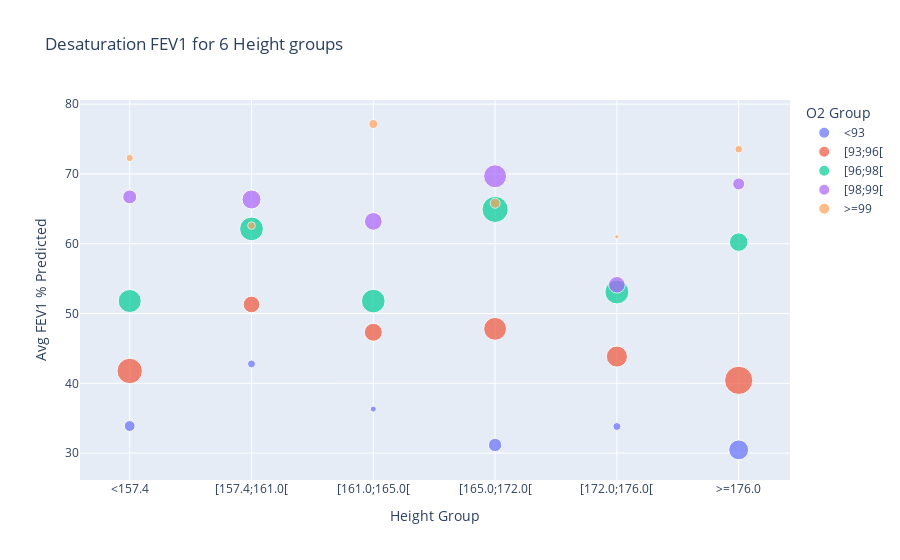
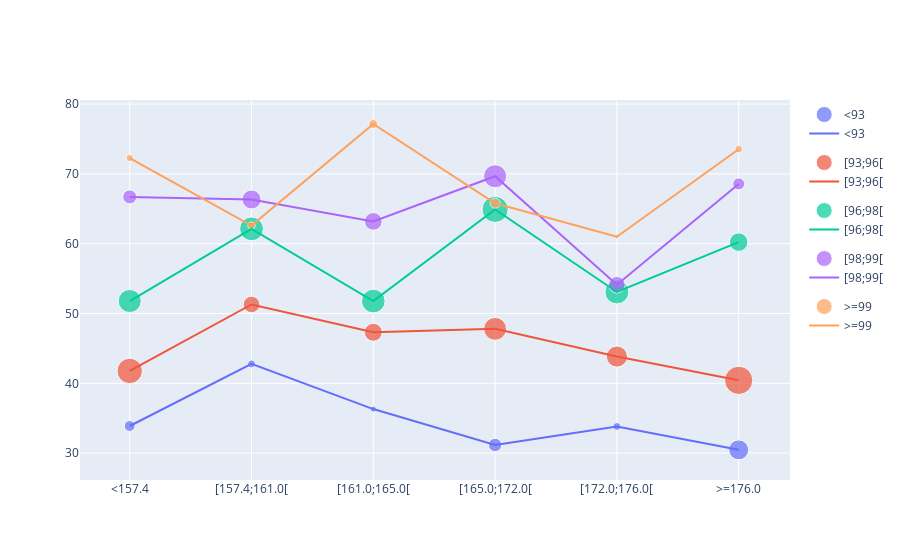

The cell these charts' notebook holds for them, in order:
### Code cell
predicted = True
x_var = "Height"
lung_function_var = "FEV1 % Predicted" if predicted else "FEV1"

fig1, fig2, _ = desaturation_FEV1_for_variable(
    O2_FEV1, x_var, n_var_groups=6, predicted=predicted
)
fig1.show()
fig1.write_image(
    plotsdir + "Desaturation {} for {} main plot.pdf".format(lung_function_var, x_var)
)

fig2.show()

fig2.write_image(
    plotsdir + "Desaturation {} for {} with lines.pdf".format(lung_function_var, x_var)
)

# Observations
# o2 10, var 15 contains a lot of noise and groups have very low number of datapoints. It gets too patient specific

### Figure 1 — Plotly figure (JSON) as saved in the notebook; plotly's stock layout.template omitted (floating-point values rounded to 4 significant figures)
{"data": [{"hovertemplate": "O2 Group=<93<br>Height Group=%{x}<br>Avg FEV1 % Predicted=%{y}<br>Datapoints=%{marker.size}<extra></extra>", "legendgroup": "<93", "marker": {"color": "#636efa", "size": [121, 65, 38, 181, 65, 406], "sizemode": "area", "sizeref": 2.042, "symbol": "circle"}, "mode": "markers", "name": "<93", "orientation": "v", "showlegend": true, "type": "scatter", "x": ["<157.4", "[157.4;161.0[", "[161.0;165.0[", "[165.0;172.0[", "[172.0;176.0[", ">=176.0"], "xaxis": "x", "y": [33.88, 42.78, 36.31, 31.16, 33.81, 30.46], "yaxis": "y"}, {"hovertemplate": "O2 Group=[93;96[<br>Height Group=%{x}<br>Avg FEV1 % Predicted=%{y}<br>Datapoints=%{marker.size}<extra></extra>", "legendgroup": "[93;96[", "marker": {"color": "#EF553B", "size": [660, 282, 331, 534, 456, 817], "sizemode": "area", "sizeref": 2.042, "symbol": "circle"}, "mode": "markers", "name": "[93;96[", "orientation": "v", "showlegend": true, "type": "scatter", "x": ["<157.4", "[157.4;161.0[", "[161.0;165.0[", "[165.0;172.0[", "[172.0;176.0[", ">=176.0"], "xaxis": "x", "y": [41.77, 51.3, 47.31, 47.8, 43.83, 40.42], "yaxis": "y"}, {"hovertemplate": "O2 Group=[96;98[<br>Height Group=%{x}<br>Avg FEV1 % Predicted=%{y}<br>Datapoints=%{marker.size}<extra></extra>", "legendgroup": "[96;98[", "marker": {"color": "#00cc96", "size": [546, 579, 573, 699, 587, 350], "sizemode": "area", "sizeref": 2.042, "symbol": "circle"}, "mode": "markers", "name": "[96;98[", "orientation": "v", "showlegend": true, "type": "scatter", "x": ["<157.4", "[157.4;161.0[", "[161.0;165.0[", "[165.0;172.0[", "[172.0;176.0[", ">=176.0"], "xaxis": "x", "y": [51.79, 62.13, 51.78, 64.92, 53.09, 60.23], "yaxis": "y"}, {"hovertemplate": "O2 Group=[98;99[<br>Height Group=%{x}<br>Avg FEV1 % Predicted=%{y}<br>Datapoints=%{marker.size}<extra></extra>", "legendgroup": "[98;99[", "marker": {"color": "#ab63fa", "size": [199, 370, 321, 540, 283, 147], "sizemode": "area", "sizeref": 2.042, "symbol": "circle"}, "mode": "markers", "name": "[98;99[", "orientation": "v", "showlegend": true, "type": "scatter", "x": ["<157.4", "[157.4;161.0[", "[161.0;165.0[", "[165.0;172.0[", "[172.0;176.0[", ">=176.0"], "xaxis": "x", "y": [66.71, 66.34, 63.2, 69.67, 54.12, 68.57], "yaxis": "y"}, {"hovertemplate": "O2 Group=>=99<br>Height Group=%{x}<br>Avg FEV1 % Predicted=%{y}<br>Datapoints=%{marker.size}<extra></extra>", "legendgroup": ">=99", "marker": {"color": "#FFA15A", "size": [54, 59, 82, 102, 19, 61], "sizemode": "area", "sizeref": 2.042, "symbol": "circle"}, "mode": "markers", "name": ">=99", "orientation": "v", "showlegend": true, "type": "scatter", "x": ["<157.4", "[157.4;161.0[", "[161.0;165.0[", "[165.0;172.0[", "[172.0;176.0[", ">=176.0"], "xaxis": "x", "y": [72.28, 62.59, 77.15, 65.8, 61.0, 73.55], "yaxis": "y"}], "layout": {"legend": {"itemsizing": "constant", "title": {"text": "O2 Group"}, "tracegroupgap": 0}, "title": {"text": "Desaturation FEV1 for 6 Height groups"}, "xaxis": {"anchor": "y", "categoryarray": ["<157.4", "[157.4;161.0[", "[161.0;165.0[", "[165.0;172.0[", "[172.0;176.0[", ">=176.0"], "categoryorder": "array", "domain": [0, 1], "title": {"text": "Height Group"}}, "yaxis": {"anchor": "x", "domain": [0, 1], "title": {"text": "Avg FEV1 % Predicted"}}}}

### Figure 2 — Plotly figure (JSON) as saved in the notebook; plotly's stock layout.template omitted (floating-point values rounded to 4 significant figures)
{"data": [{"hovertemplate": "O2 Group=<93<br>Height Group=%{x}<br>Avg FEV1 % Predicted=%{y}<br>Datapoints=%{marker.size}<extra></extra>", "legendgroup": "<93", "marker": {"color": "#636efa", "size": [121, 65, 38, 181, 65, 406], "sizemode": "area", "sizeref": 2.042, "symbol": "circle"}, "mode": "markers", "name": "<93", "orientation": "v", "showlegend": true, "type": "scatter", "x": ["<157.4", "[157.4;161.0[", "[161.0;165.0[", "[165.0;172.0[", "[172.0;176.0[", ">=176.0"], "xaxis": "x", "y": [33.88, 42.78, 36.31, 31.16, 33.81, 30.46], "yaxis": "y"}, {"hovertemplate": "O2 Group=[93;96[<br>Height Group=%{x}<br>Avg FEV1 % Predicted=%{y}<br>Datapoints=%{marker.size}<extra></extra>", "legendgroup": "[93;96[", "marker": {"color": "#EF553B", "size": [660, 282, 331, 534, 456, 817], "sizemode": "area", "sizeref": 2.042, "symbol": "circle"}, "mode": "markers", "name": "[93;96[", "orientation": "v", "showlegend": true, "type": "scatter", "x": ["<157.4", "[157.4;161.0[", "[161.0;165.0[", "[165.0;172.0[", "[172.0;176.0[", ">=176.0"], "xaxis": "x", "y": [41.77, 51.3, 47.31, 47.8, 43.83, 40.42], "yaxis": "y"}, {"hovertemplate": "O2 Group=[96;98[<br>Height Group=%{x}<br>Avg FEV1 % Predicted=%{y}<br>Datapoints=%{marker.size}<extra></extra>", "legendgroup": "[96;98[", "marker": {"color": "#00cc96", "size": [546, 579, 573, 699, 587, 350], "sizemode": "area", "sizeref": 2.042, "symbol": "circle"}, "mode": "markers", "name": "[96;98[", "orientation": "v", "showlegend": true, "type": "scatter", "x": ["<157.4", "[157.4;161.0[", "[161.0;165.0[", "[165.0;172.0[", "[172.0;176.0[", ">=176.0"], "xaxis": "x", "y": [51.79, 62.13, 51.78, 64.92, 53.09, 60.23], "yaxis": "y"}, {"hovertemplate": "O2 Group=[98;99[<br>Height Group=%{x}<br>Avg FEV1 % Predicted=%{y}<br>Datapoints=%{marker.size}<extra></extra>", "legendgroup": "[98;99[", "marker": {"color": "#ab63fa", "size": [199, 370, 321, 540, 283, 147], "sizemode": "area", "sizeref": 2.042, "symbol": "circle"}, "mode": "markers", "name": "[98;99[", "orientation": "v", "showlegend": true, "type": "scatter", "x": ["<157.4", "[157.4;161.0[", "[161.0;165.0[", "[165.0;172.0[", "[172.0;176.0[", ">=176.0"], "xaxis": "x", "y": [66.71, 66.34, 63.2, 69.67, 54.12, 68.57], "yaxis": "y"}, {"hovertemplate": "O2 Group=>=99<br>Height Group=%{x}<br>Avg FEV1 % Predicted=%{y}<br>Datapoints=%{marker.size}<extra></extra>", "legendgroup": ">=99", "marker": {"color": "#FFA15A", "size": [54, 59, 82, 102, 19, 61], "sizemode": "area", "sizeref": 2.042, "symbol": "circle"}, "mode": "markers", "name": ">=99", "orientation": "v", "showlegend": true, "type": "scatter", "x": ["<157.4", "[157.4;161.0[", "[161.0;165.0[", "[165.0;172.0[", "[172.0;176.0[", ">=176.0"], "xaxis": "x", "y": [72.28, 62.59, 77.15, 65.8, 61.0, 73.55], "yaxis": "y"}, {"hovertemplate": "O2 Group=<93<br>Height Group=%{x}<br>Avg FEV1 % Predicted=%{y}<extra></extra>", "legendgroup": "<93", "line": {"color": "#636efa", "dash": "solid"}, "marker": {"symbol": "circle"}, "mode": "lines", "name": "<93", "orientation": "v", "showlegend": true, "type": "scatter", "x": ["<157.4", "[157.4;161.0[", "[161.0;165.0[", "[165.0;172.0[", "[172.0;176.0[", ">=176.0"], "xaxis": "x", "y": [33.88, 42.78, 36.31, 31.16, 33.81, 30.46], "yaxis": "y"}, {"hovertemplate": "O2 Group=[93;96[<br>Height Group=%{x}<br>Avg FEV1 % Predicted=%{y}<extra></extra>", "legendgroup": "[93;96[", "line": {"color": "#EF553B", "dash": "solid"}, "marker": {"symbol": "circle"}, "mode": "lines", "name": "[93;96[", "orientation": "v", "showlegend": true, "type": "scatter", "x": ["<157.4", "[157.4;161.0[", "[161.0;165.0[", "[165.0;172.0[", "[172.0;176.0[", ">=176.0"], "xaxis": "x", "y": [41.77, 51.3, 47.31, 47.8, 43.83, 40.42], "yaxis": "y"}, {"hovertemplate": "O2 Group=[96;98[<br>Height Group=%{x}<br>Avg FEV1 % Predicted=%{y}<extra></extra>", "legendgroup": "[96;98[", "line": {"color": "#00cc96", "dash": "solid"}, "marker": {"symbol": "circle"}, "mode": "lines", "name": "[96;98[", "orientation": "v", "showlegend": true, "type": "scatter", "x": ["<157.4", "[157.4;161.0[", "[161.0;165.0[", "[165.0;172.0[", "[172.0;176.0[", ">=176.0"], "xaxis": "x", "y": [51.79, 62.13, 51.78, 64.92, 53.09, 60.23], "yaxis": "y"}, {"hovertemplate": "O2 Group=[98;99[<br>Height Group=%{x}<br>Avg FEV1 % Predicted=%{y}<extra></extra>", "legendgroup": "[98;99[", "line": {"color": "#ab63fa", "dash": "solid"}, "marker": {"symbol": "circle"}, "mode": "lines", "name": "[98;99[", "orientation": "v", "showlegend": true, "type": "scatter", "x": ["<157.4", "[157.4;161.0[", "[161.0;165.0[", "[165.0;172.0[", "[172.0;176.0[", ">=176.0"], "xaxis": "x", "y": [66.71, 66.34, 63.2, 69.67, 54.12, 68.57], "yaxis": "y"}, {"hovertemplate": "O2 Group=>=99<br>Height Group=%{x}<br>Avg FEV1 % Predicted=%{y}<extra></extra>", "legendgroup": ">=99", "line": {"color": "#FFA15A", "dash": "solid"}, "marker": {"symbol": "circle"}, "mode": "lines", "name": ">=99", "orientation": "v", "showlegend": true, "type": "scatter", "x": ["<157.4", "[157.4;161.0[", "[161.0;165.0[", "[165.0;172.0[", "[172.0;176.0[", ">=176.0"], "xaxis": "x", "y": [72.28, 62.59, 77.15, 65.8, 61.0, 73.55], "yaxis": "y"}], "layout": {}}
